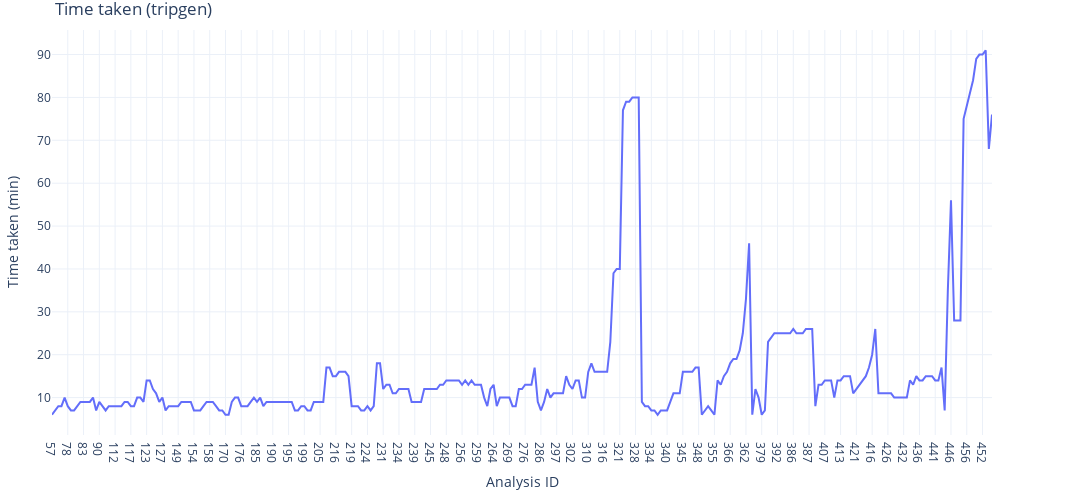

The code cell stored with this chart in its notebook:
### Code cell
fig = go.Figure()
fig.add_trace(go.Scatter(x=count_stats['aid'], y=count_stats['time_taken_tripgen'],
                         
                         text=count_stats['ev_count'],
                         textposition="top center"))
fig.update_xaxes(type='category')
fig.update_layout(title="Time taken (tripgen)",
                  yaxis_title="Time taken (min)", 
                  xaxis_title="Analysis ID", 
                  uniformtext_minsize=8, 
                  uniformtext_mode='hide', 
                  width=1500, 
                  height=500, 
                  margin=dict(l=20, r=100, t=30, b=20),
                 template='plotly_white')
fig.show()

### Figure 1 — Plotly figure (JSON) as saved in the notebook; plotly's stock layout.template omitted (floating-point values rounded to 4 significant figures; data arrays with more than 128 entries replaced by an {"elided": "..."} marker saying what was removed)
{"data": [{"text": {"elided": "299 str values"}, "textposition": "top center", "type": "scatter", "x": {"elided": "299 str values"}, "y": {"elided": "299 int values"}}], "layout": {"height": 500, "hovermode": "closest", "margin": {"b": 20, "l": 20, "r": 100, "t": 30}, "title": {"text": "Time taken (tripgen)"}, "uniformtext": {"minsize": 8, "mode": "hide"}, "width": 1500, "xaxis": {"autorange": true, "range": [0, 298], "showspikes": false, "title": {"text": "Analysis ID"}, "type": "category"}, "yaxis": {"autorange": true, "range": [1.278, 95.72], "showspikes": false, "title": {"text": "Time taken (min)"}, "type": "linear"}}}
